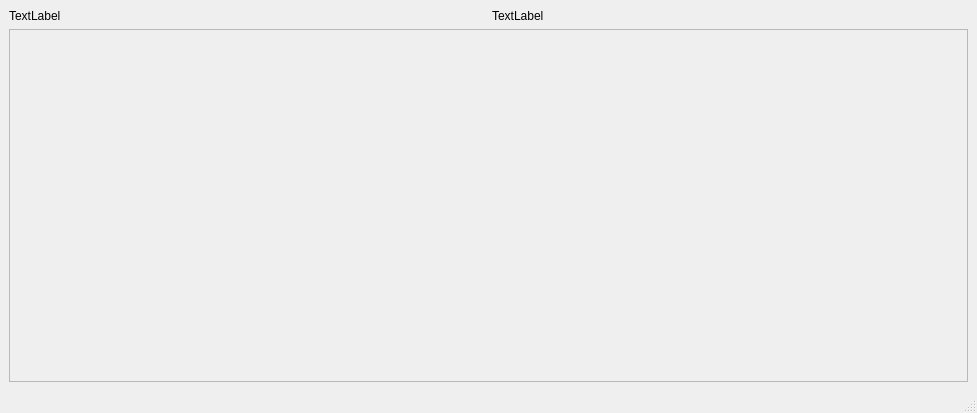
<?xml version="1.0" encoding="UTF-8"?>
<ui version="4.0">
 <class>MainWindow</class>
 <widget class="QMainWindow" name="MainWindow">
  <property name="geometry">
   <rect>
    <x>0</x>
    <y>0</y>
    <width>977</width>
    <height>413</height>
   </rect>
  </property>
  <property name="windowTitle">
   <string>MainWindow</string>
  </property>
  <widget class="QWidget" name="centralwidget">
   <layout class="QVBoxLayout" name="verticalLayout">
    <item>
     <layout class="QHBoxLayout" name="horizontalLayout">
      <item>
       <widget class="QLabel" name="camView">
        <property name="text">
         <string>TextLabel</string>
        </property>
       </widget>
      </item>
      <item>
       <widget class="QLabel" name="sudokuView">
        <property name="text">
         <string>TextLabel</string>
        </property>
       </widget>
      </item>
     </layout>
    </item>
    <item>
     <widget class="QPlainTextEdit" name="console">
      <property name="enabled">
       <bool>false</bool>
      </property>
     </widget>
    </item>
   </layout>
  </widget>
  <widget class="QMenuBar" name="menubar">
   <property name="geometry">
    <rect>
     <x>0</x>
     <y>0</y>
     <width>977</width>
     <height>21</height>
    </rect>
   </property>
  </widget>
  <widget class="QStatusBar" name="statusbar"/>
 </widget>
 <resources/>
 <connections/>
</ui>
